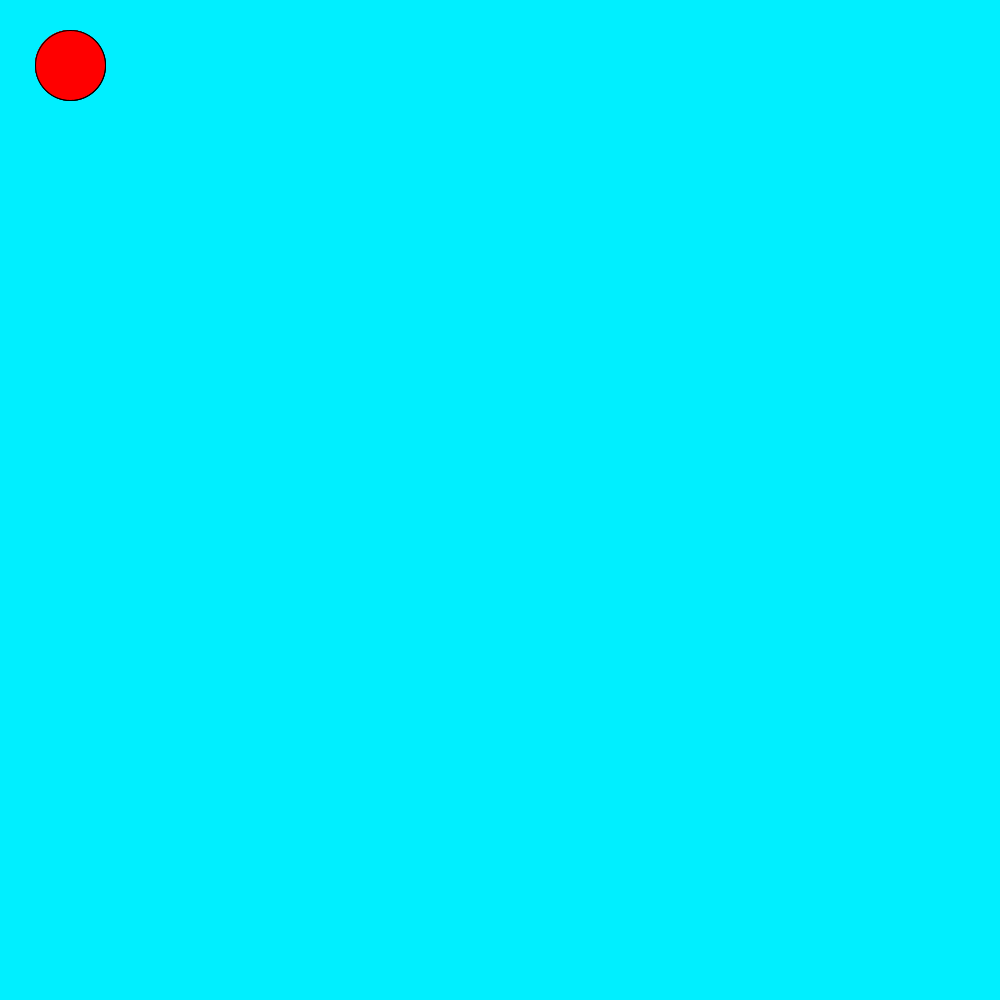
Frame 1 (no input)
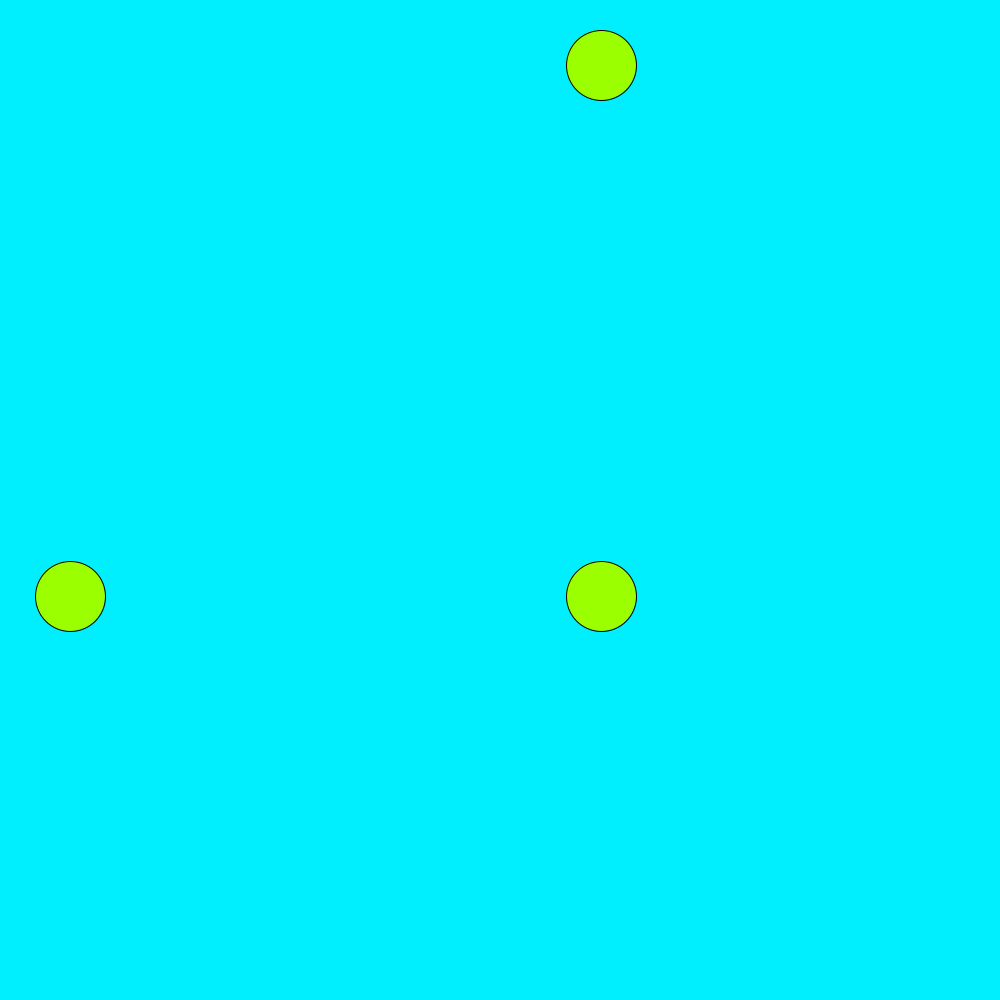
Frame 60 (the mouse pressed at the canvas centre just before this capture)
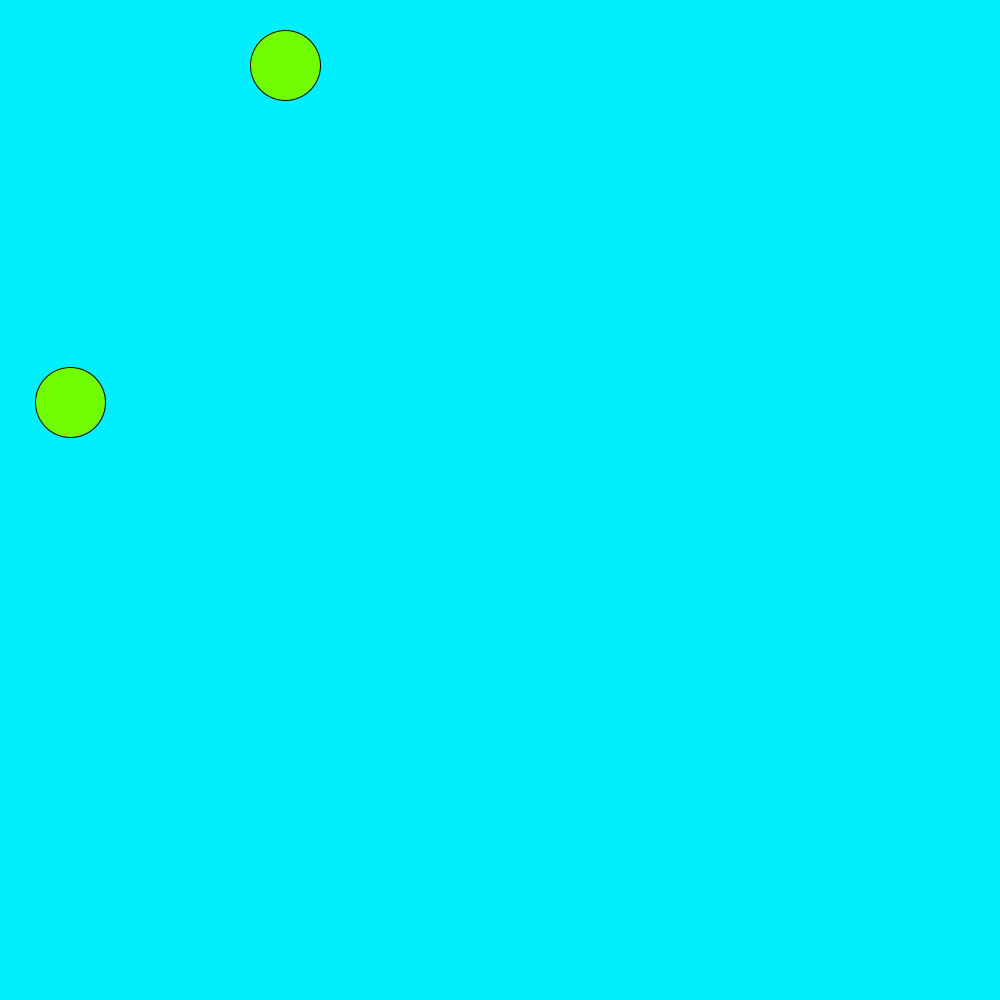
Frame 120 (the mouse held since frame 60 and released just before this capture)

The Processing sketch that drew these frames (run headless with seeded random() and noise(); from frame 60 on, the mouse is pressed at the canvas centre):

// Processing sketch: My_Project
// ── My_Project.pde
int x, y, walllocation, velX, x1, y1, walllocation2, velX2, x2, y2, walllocation3, velX3;
void  setup (){
  x = 70; 
  y = 65;
  x1 = 70;
  y1 = 65;
  x2 = 70;
  y2 = 65;
  walllocation = 1000;
  walllocation2 = 1000;
  walllocation3 = 1000;
  velX = 9;
  velX2 = 9;
  velX3 = 9;
  size(1000, 1000);
  background(200, 255, 255);
  colorMode(HSB);
}

float c;
void draw(){
  background(130, 255, 255);
  fill (c, 255, 255);
  ellipse(x, y, 70, 70);
  ellipse(x1, y1, 70, 70);
  ellipse(x2, y2, 70, 70);
  x1+=velX2;
  y+=velX;
  x2+=velX3;
  y2+=velX3;
  if(y > 950) velX = velX*-1;
  if(y<0) velX = velX*-1;
  if(x1 > 950) velX2 = velX2*-1;
  if(x1<0) velX2 = velX2*-1;
  if(x2 > 950) velX3 = velX3*-1;
  if(x2<0) velX3 = velX3*-1;
  if (c >=255) c=0;
  else c++;
 
}
void mousePressed() {
  c = (c + 1) % 9;
  velX = (velX +20);
  velX2 = (velX +36);
  velX3 = (velX +100); 
}
